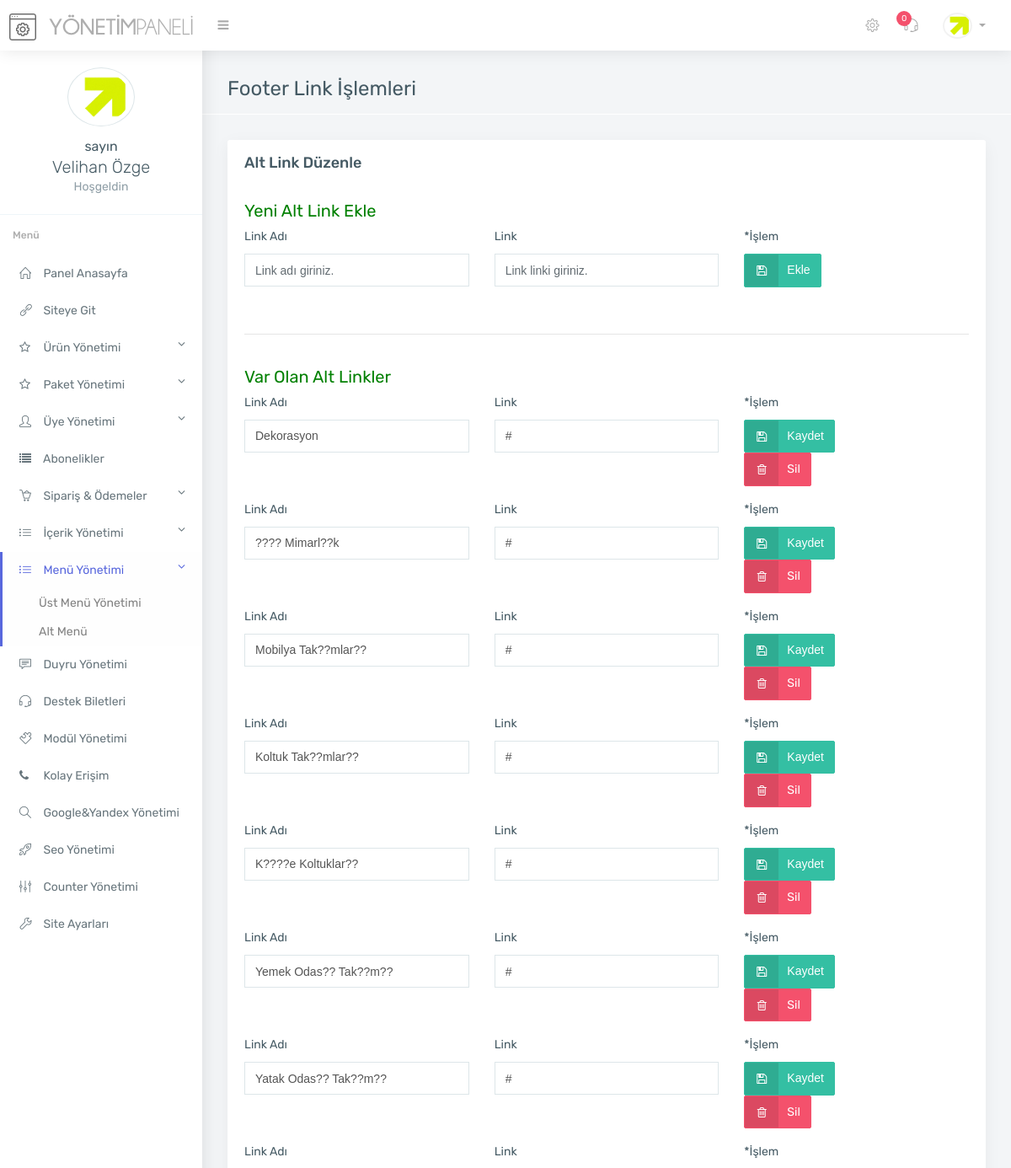
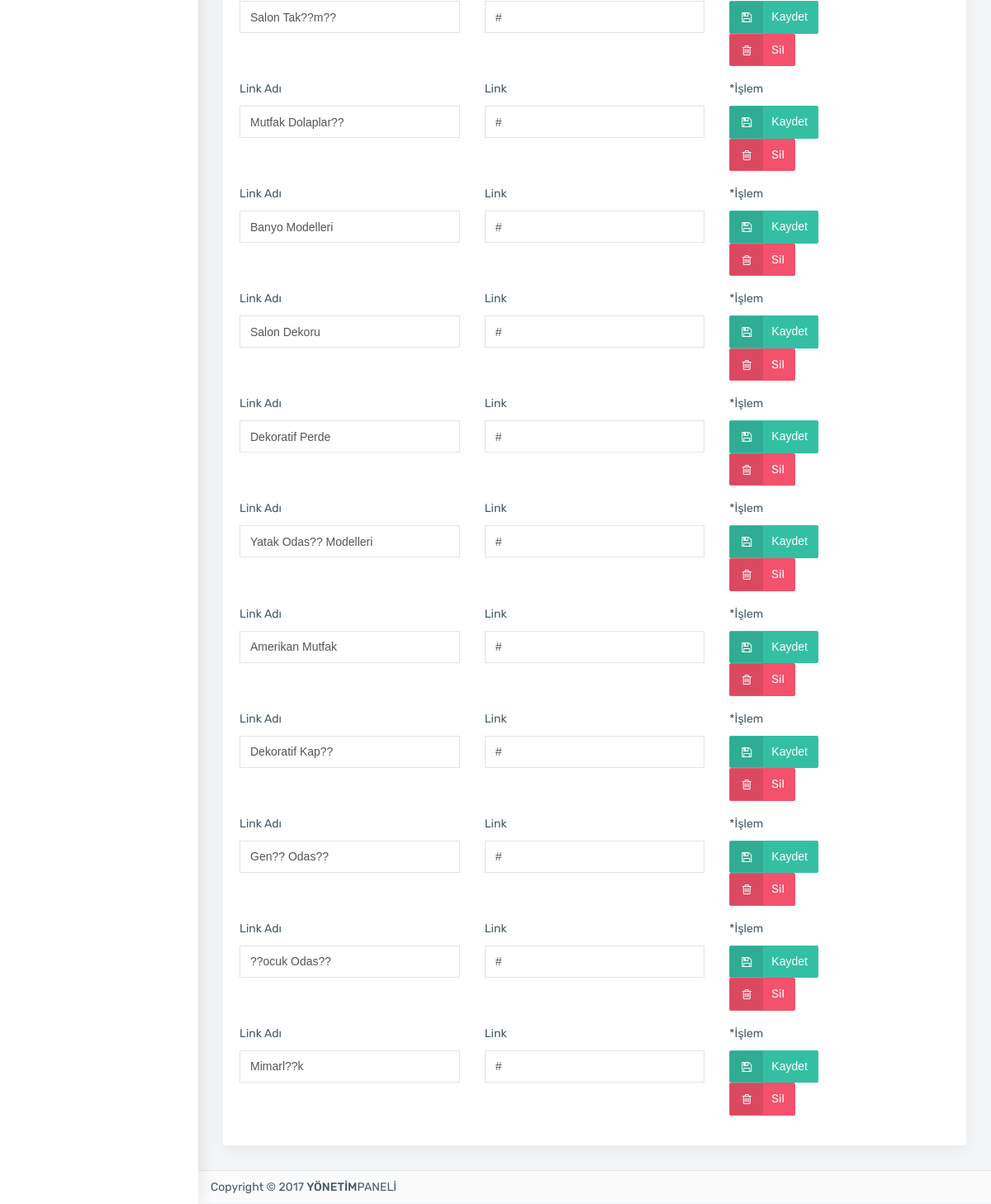
/admin/alt-link.php (signed in), run on the app's committed database (2 pictures, top to bottom).
### tables this page shows
CREATE TABLE `kullanici` (
  `kullanici_id` int(11) NOT NULL,
  `kullanici_adi` varchar(250) NOT NULL,
  `kullanici_pass` varchar(250) NOT NULL,
  `kullanici_adsoyad` varchar(500) NOT NULL,
  `kullanici_resim` varchar(500) NOT NULL
);

CREATE TABLE `flink` (
  `flink_id` int(11) NOT NULL,
  `flink_ad` varchar(255) NOT NULL,
  `flink_link` varchar(255) NOT NULL
);

### admin/alt-link.php (the view, shortened to what this page needs)
<?php
include 'header.php';
include 'topbar.php';
include 'sidebar.php';
$flink=$db->prepare("SELECT * from flink");
$flink->execute(array(0));
?>
<section class="main-content container">
	<div class="page-header">
		<h2>Footer Link İşlemleri</h2>
	</div>
	<div class="row">
		<div class="col-sm-12">
			<div class="card">
				<div class="card-heading card-default">
					Alt Link Düzenle
				</div>
				<div class="card-block">
					<h5 style="color: green;">Yeni Alt Link Ekle</h5>
					<form method="POST" action="controller/function.php" class="form-horizontal">
						<div class="form-group">
							<div class="row">
								<div class="col-md-4">
									<label>Link Adı</label>
									<input type="text" name="flink_ad" placeholder="Link adı giriniz." class="form-control">
								</div>
								<div class="col-md-4">
									<label>Link</label>
									<input type="text" name="flink_link" placeholder="Link linki giriniz." class="form-control">
								</div>
								<div class="col-md-2">
									<label>*İşlem</label><div>
										<button style="cursor: pointer;" type="submit" name="flinkekle" class="btn btn-success btn-icon"><i class="fa fa-floppy-o "></i>Ekle</button>
									</div>
								</div>
							</div>
						</div>
					</form>
					<br />
					<hr>
					<br />
					<h5 style="color: green;">Var Olan Alt Linkler</h5>
					<?php
					while ($flinkprint=$flink->fetch(PDO::FETCH_ASSOC)) {
						?>
						<form method="POST" action="controller/function.php" class="form-horizontal">
							<div class="form-group">
								<div class="row">
									<div class="col-md-4">
										<label>Link Adı</label>
										<input type="text" name="flink_ad" value="<?php echo $flinkprint['flink_ad']; ?>" class="form-control">
									</div>
									<div class="col-md-4">
										<label>Link</label>
										<input type="text" name="flink_link" value="<?php echo $flinkprint['flink_link']; ?>" class="form-control">
									</div>
									<div class="col-md-2">
										<label>*İşlem</label><div>
											<button style="cursor: pointer;" type="submit" name="flinkduzenle" class="btn btn-success btn-icon"><i class="fa fa-floppy-o "></i>Kaydet</button>
											<a href="controller/function.php?flinksil=ok&flink_id=<?php echo $flinkprint['flink_id']; ?>" style="cursor: pointer;" type="submit" name="flinksil" class="btn btn-danger btn-icon"><i class="fa fa-trash-o"></i>Sil</a>
										</div>
									</div>
								</div>
							</div>
						</form>
						<?php } ?>
					</div>
				</div>
			</div>
		</div>
		<?php include 'footer.php'; ?>

### admin/topbar.php (shortened to what this page needs)
<?php
$yenisay=$db->prepare("SELECT * from destek where destek_adminoku='0'");
$yenisay->execute(array());
$yeni=$yenisay->RowCount();
?>
<div class="top-bar light-top-bar">
	<div class="container-fluid">
		<div class="row">
			<div class="col">
				<a class="admin-logo" href="index.php">
					<h1>
						<img alt="" src="assets/img/genel/logo.png" class="logo-icon margin-r-10">
						<img alt="" src="assets/img/genel/logo-text.png" class="toggle-none hidden-xs">
					</h1>
				</a>
				<div class="left-nav-collapsed" >
					<a  href="#" class="nav-collapsed"><i class="fa fa-bars"></i></a>
				</div>
			</div>
			<div class="col">
				<ul class="list-inline top-right-nav">
					<li class="dropdown icon-dropdown d-none-m">
						<a href="genel-ayarlar.php"><i class="icon-settings"></i></a>
					</li>
					<li class="dropdown icon-dropdown">
						<a href="destek.php"><i class="icon-earphones-alt"></i> <span class="badge badge-danger"><?php echo $yeni; ?></span></a>
					</li>
					<li class="dropdown avtar-dropdown">
						<a class="dropdown-toggle" data-toggle="dropdown" href="#">
							<img alt="" class="rounded-circle" src="<?php echo $userprint['kullanici_resim']; ?>" width="30">
						</a>
					</li>
				</ul>
			</div>
		</div>
	</div>
</div>

### admin/sidebar.php (shortened to what this page needs)
<?php
$link = $_SERVER['REQUEST_URI'];
?>
<div class="main-sidebar-nav default-navigation">
    <div class="nano">
        <div class="nano-content sidebar-nav">
            <ul class="metisMenu nav flex-column" id="menu">
                <div class="card-block border-bottom text-center nav-profile">
                    <img alt="profile" class="rounded-circle margin-b-10 circle-border " src="<?php echo $userprint['kullanici_resim']; ?>" width="80">
                    <p class="lead margin-b-0 toggle-none"><small>sayın<br> </small><?php echo $userprint['kullanici_adsoyad'] ?></p>
                    <p class="text-muted mv-0 toggle-none">Hoşgeldin</p>
                </div>
                <li class="nav-heading">
                    <b>Menü</b>
                </li>
                <li class="nav-item <?php if (strstr($link, "index.php")) { echo "active";} ?>"><a class="nav-link" href="index.php"><i class="icon-home"></i> <span class="toggle-none">Panel Anasayfa</span> </a></li>
                <li class="nav-item"><a class="nav-link" target="_blank" href="<?php echo $settingsprint['ayar_siteurl']; ?>"><i class="icon-link"></i> <span class="toggle-none">Siteye Git</span> </a></li>
                <li class="nav-item <?php if (strstr($link, "urun")) { echo "active";} ?> <?php if (strstr($link, "eklenti")) { echo "active";} ?>">
                    <a class="nav-link" href="javascript: void(0);" aria-expanded="true"><i class="fa fa-star-o"></i> <span class="toggle-none">Ürün Yönetimi<span style="float: right;" class="fa fa-angle-down"></span></span></a>
                </li>
                <li class="nav-item <?php if (strstr($link, "paket")) { echo "active";} ?>">
                    <a class="nav-link" href="javascript: void(0);" aria-expanded="true"><i class="fa fa-star-o"></i> <span class="toggle-none">Paket Yönetimi<span style="float: right;" class="fa fa-angle-down"></span></span></a>
                </li>
                <li class="nav-item <?php if (strstr($link, "uye")) { echo "active";} ?>">
                    <a class="nav-link" href="javascript: void(0);" aria-expanded="true"><i class="icon-user"></i> <span class="toggle-none">Üye Yönetimi<span style="float: right;" class="fa fa-angle-down"></span></span></a>
                </li>
                <li class="nav-item <?php if (strstr($link, "abone")) { echo "active";} ?>">
                    <a class="nav-link" href="abonelikler.php"><i class="fa fa-list"></i> <span class="toggle-none">Abonelikler</span></a>
                </li>
                <li class="nav-item <?php if (strstr($link, "sanal-pos")) { echo "active";} ?><?php if (strstr($link, "hesap")) { echo "active";} ?><?php if (strstr($link, "siparis")) { echo "active";} ?><?php if (strstr($link, "odeme-yontemleri")) { echo "active";} ?>">
                    <a class="nav-link" href="javascript: void(0);" aria-expanded="true"><i class="icon-basket-loaded"></i> <span class="toggle-none">Sipariş & Ödemeler<span style="float: right;" class="fa fa-angle-down"></span></span></a>
                </li>
                <li class="nav-item <?php if (strstr($link, "sozlesme-yonetimi")) { echo "active";} ?><?php if (strstr($link, "slayt")) { echo "active";} ?><?php if (strstr($link, "referans")) { echo "active";} ?><?php if (strstr($link, "marka")) { echo "active";} ?><?php if (strstr($link, "yorum")) { echo "active";} ?><?php if (strstr($link, "bilgi")) { echo "active";} ?><?php if (strstr($link, "sosyal")) { echo "active";} ?><?php if (strstr($link, "proje")) { echo "active";} ?><?php if (strstr($link, "sss")) { echo "active";} ?><?php if (strstr($link, "sayfa")) { echo "active";} ?><?php if (strstr($link, "hizmet")) { echo "active";} ?><?php if (strstr($link, "html")) { echo "active";} ?><?php if (strstr($link, "blog")) { echo "active";} ?>">
                    <a class="nav-link" href="" aria-expanded="true"><i class="icon-list"></i> <span class="toggle-none">İçerik Yönetimi<span style="float: right;" class="fa fa-angle-down"></span></span></a>
                </li>
                <li class="nav-item <?php if (strstr($link, "menu")) { echo "active";} ?><?php if (strstr($link, "link")) { echo "active";} ?>">
                    <a class="nav-link" href="" aria-expanded="true"><i class="icon-list"></i> <span class="toggle-none">Menü Yönetimi<span style="float: right;" class="fa fa-angle-down"></span></span></a>
                    <ul class="nav-second-level nav flex-column sub-menu" aria-expanded="true">
                        <li class="nav-item"><a class="nav-link" href="menu.php">Üst Menü Yönetimi</a></li>
                        <li class="nav-item"><a class="nav-link" href="alt-menu.php">Alt Menü</a></li>
                    </ul>
                </li>
                <li class="nav-item <?php if (strstr($link, "duyuru")) { echo "active";} ?>"><a class="nav-link" href="duyurular.php"><i class="icon-speech"></i> <span class="toggle-none">Duyru Yönetimi</span></a></li>
                <li class="nav-item <?php if (strstr($link, "destek")) { echo "active";} ?>"><a class="nav-link" href="destek.php"><i class="icon-earphones-alt"></i> <span class="toggle-none">Destek Biletleri</span></a></li>
                <li class="nav-item <?php if (strstr($link, "modul")) { echo "active";} ?>"><a class="nav-link" href="modul.php"><i class="icon-puzzle"></i> <span class="toggle-none">Modül Yönetimi</span></a></li>
                <li class="nav-item <?php if (strstr($link, "kolay")) { echo "active";} ?>"><a class="nav-link" href="kolay-iletisim.php"><i class="fa fa-phone"></i> <span class="toggle-none">Kolay Erişim</span></a></li>
                <li class="nav-item <?php if (strstr($link, "google")) { echo "active";} ?>"><a class="nav-link" href="google-yandex-ayarlari.php"><i class="icon-magnifier"></i> <span class="toggle-none">Google&Yandex Yönetimi</span></a></li>
                <li class="nav-item <?php if (strstr($link, "seo")) { echo "active";} ?>"><a class="nav-link" href="seo.php"><i class="icon-rocket"></i> <span class="toggle-none">Seo Yönetimi</span></a></li>
                <li class="nav-item <?php if (strstr($link, "counter")) { echo "active";} ?>"><a class="nav-link" href="counter.php"><i class="icon-equalizer"></i> <span class="toggle-none">Counter Yönetimi</span></a></li>
                <li class="nav-item <?php if (strstr($link, "genel-ayar")) { echo "active";} ?>"><a class="nav-link" href="genel-ayarlar.php"><i class="icon-wrench"></i> <span class="toggle-none">Site Ayarları</span></a></li>
            </ul>
        </div>
    </div>
</div>

### data on the page
kullanici: kullanici_resim (picture), kullanici_adsoyad "Velihan Özge"
flink: flink_ad "Dekorasyon", flink_link "#"
flink: flink_ad "???? Mimarl??k", flink_link "#"
flink: flink_ad "Mobilya Tak??mlar??", flink_link "#"
flink: flink_ad "Koltuk Tak??mlar??", flink_link "#"
flink: flink_ad "K????e Koltuklar??", flink_link "#"
flink: flink_ad "Yemek Odas?? Tak??m??", flink_link "#"
flink: flink_ad "Yatak Odas?? Tak??m??", flink_link "#"
flink: flink_ad "Salon Tak??m??", flink_link "#"
flink: flink_ad "Mutfak Dolaplar??", flink_link "#"
flink: flink_ad "Banyo Modelleri", flink_link "#"
flink: flink_ad "Salon Dekoru", flink_link "#"
flink: flink_ad "Dekoratif Perde", flink_link "#"
flink: flink_ad "Yatak Odas?? Modelleri", flink_link "#"
flink: flink_ad "Amerikan Mutfak", flink_link "#"
flink: flink_ad "Dekoratif Kap??", flink_link "#"
flink: flink_ad "Gen?? Odas??", flink_link "#"
flink: flink_ad "??ocuk Odas??", flink_link "#"
flink: flink_ad "Mimarl??k", flink_link "#"

### other printed values
$yeni "0"
